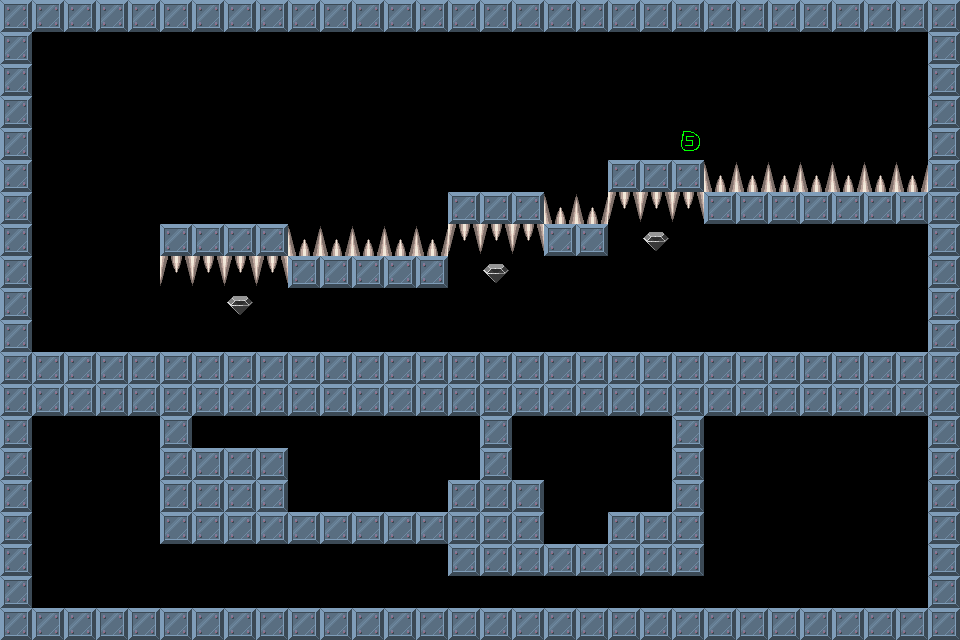

Below is a game level as drawn by its tile map, then a one-line description and the .tmx that defines it (tile-layer data replaced by summaries):
An orthogonal 30x20 tile map with 32x32 px tiles, 1 tile layer (Tile Layer 1), 3 tilesets.

<map version="1.0" orientation="orthogonal" width="30" height="20" tilewidth="32" tileheight="32">
 <tileset firstgid="1" name="brick-1" tilewidth="32" tileheight="32">
  <image source="brick-1.png" width="128" height="128" />
  <tile id="0">
   <properties>
    <property name="components" value="Platform" />
   </properties>
  </tile>
  <tile id="1">
   <properties>
    <property name="components" value="PlayerStart" />
   </properties>
  </tile>
  <tile id="2">
   <properties>
    <property name="components" value="Spikes, Deadly" />
   </properties>
  </tile>
  <tile id="3">
   <properties>
    <property name="components" value="Gem" />
   </properties>
  </tile>
  <tile id="4">
   <properties>
    <property name="components" value="Spikes, Deadly" />
   </properties>
  </tile>
 </tileset>
 <tileset firstgid="17" name="Spike" tilewidth="32" tileheight="32">
  <image source="Spike.png" width="64" height="64" />
  <tile id="0">
   <properties>
    <property name="components" value="spike, Deadly" />
   </properties>
  </tile>
 </tileset>
 <tileset firstgid="21" name="blanks" tilewidth="32" tileheight="32">
  <image source="blank.png" width="64" height="64" />
  <tile id="0">
   <properties>
    <property name="components" value="Start" />
   </properties>
  </tile>
 </tileset>
 <layer name="Tile Layer 1" width="30" height="20">
  <data>[600 cells, 244 non-empty, 5 distinct tile ids]</data>
 </layer>
</map>
